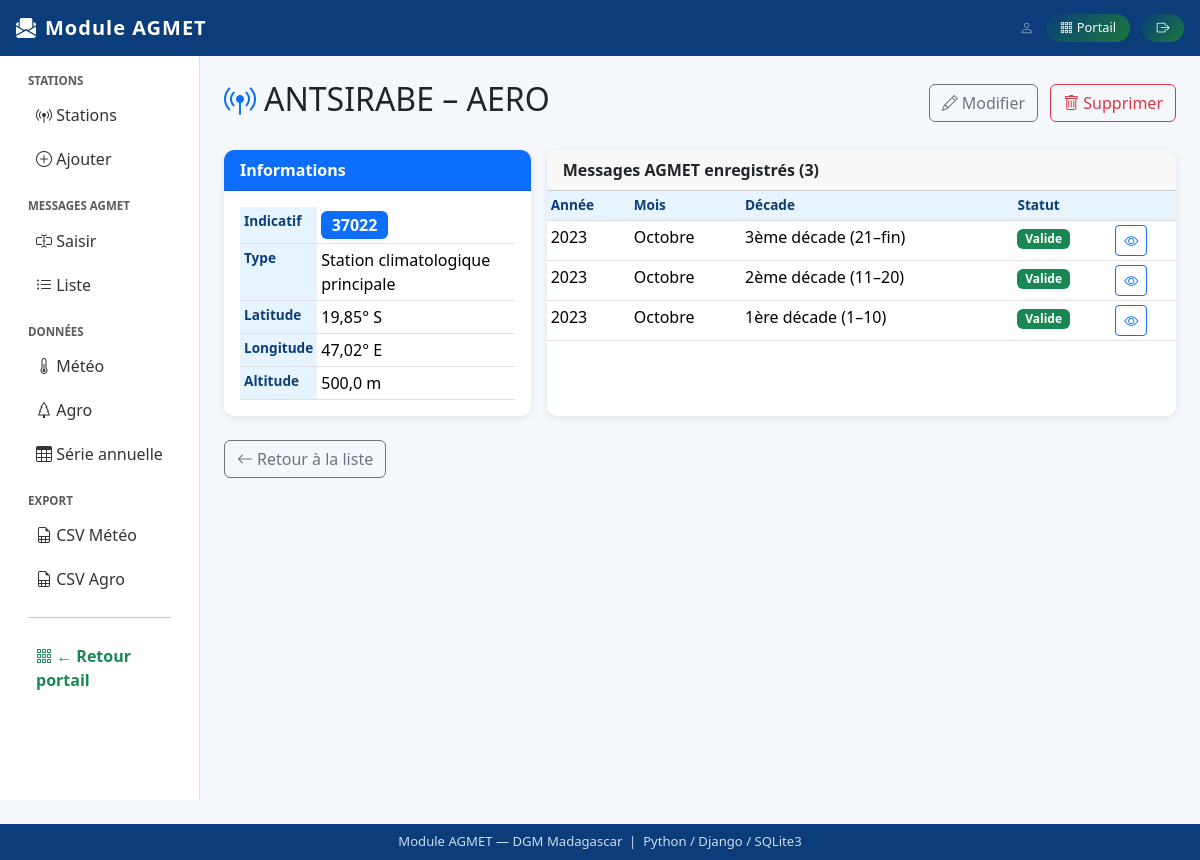
Screenshot of /agmet/stations/6/ with the database file from the repository.
### agmet/models.py (models this page shows, shortened)
class Station(models.Model):
    TYPE_CHOICES = [
        ('1', 'Station synoptique (OMM)'),
        ('2', 'Station agro-météorologique'),
        ('3', 'Station climatologique principale'),
        ('4', 'Station climatologique ordinaire'),
        ('5', 'Poste pluviométrique'),
        ('6', 'Poste pluviométrique et agro-météorologique'),
        ('9', 'Type indéterminé'),
    ]
    identification = models.CharField(
        max_length=5,
        unique=True,
        verbose_name="Indicatif mécanographique",
        help_text="Code unique de 5 chiffres (ex: 32155)"
    )
    nom = models.CharField(max_length=100, verbose_name="Nom de la station")
    type_station = models.CharField(
        max_length=1,
        choices=TYPE_CHOICES,
        default='2',
        verbose_name="Type de station"
    )
    longitude = models.FloatField(verbose_name="Longitude (°E)")
    latitude = models.FloatField(verbose_name="Latitude (°S, valeur positive)")
    altitude = models.FloatField(null=True, blank=True, verbose_name="Altitude (m)")
    class Meta:
        verbose_name = "Station"
        verbose_name_plural = "Stations"
        ordering = ['nom']

class Message(models.Model):
    DECADE_CHOICES = [
        ('51', '1ère décade (1–10)'),
        ('52', '2ème décade (11–20)'),
        ('53', '3ème décade (21–fin)'),
    ]
    MOIS_CHOICES = [
        ('01', 'Janvier'), ('02', 'Février'), ('03', 'Mars'),
        ('04', 'Avril'),   ('05', 'Mai'),     ('06', 'Juin'),
        ('07', 'Juillet'), ('08', 'Août'),    ('09', 'Septembre'),
        ('10', 'Octobre'), ('11', 'Novembre'),('12', 'Décembre'),
    ]
    station = models.ForeignKey(
        Station, on_delete=models.CASCADE,
        related_name='messages', null=True, blank=True
    )
    identification = models.CharField(
        max_length=5, verbose_name="Indicatif mécanographique"
    )
    nom = models.CharField(
        max_length=100, blank=True, verbose_name="Nom de la station"
    )
    longitude = models.FloatField(null=True, blank=True)
    latitude  = models.FloatField(null=True, blank=True)
    altitude  = models.FloatField(null=True, blank=True)
    annee     = models.IntegerField(verbose_name="Année")
    mois      = models.CharField(max_length=2, choices=MOIS_CHOICES, verbose_name="Mois")
    decade    = models.CharField(max_length=2, choices=DECADE_CHOICES, verbose_name="Décade")
    message_brut = models.TextField(verbose_name="Message AGMET brut")
    date_saisie  = models.DateTimeField(auto_now_add=True)
    valide       = models.BooleanField(default=False, verbose_name="Validé (aucune erreur)")
    class Meta:
        verbose_name = "Message AGMET"
        verbose_name_plural = "Messages AGMET"
        ordering = ['-annee', '-mois', '-decade']
        unique_together = ('identification', 'annee', 'mois', 'decade')

### agmet/views.py (the view)
# urls.py: path('stations/<int:pk>/',           views.station_detail,     name='station_detail'),
def station_detail(request, pk):
    station = get_object_or_404(Station, pk=pk)
    messages_station = Message.objects.filter(identification=station.identification).order_by('-annee', '-mois', '-decade')
    return render(request, 'agmet/station_detail.html', {
        'station': station,
        'messages_station': messages_station,
    })

### agmet/templates/agmet/station_detail.html (shortened to what this page needs)
{% extends 'agmet/base.html' %}
{% block content %}
<div class="d-flex justify-content-between align-items-center mb-4">
  <h2><i class="bi bi-broadcast-pin me-2 text-primary"></i>{{ station.nom }}</h2>
  <div>
    <a href="{% url 'station_modifier' station.pk %}" class="btn btn-outline-secondary me-2">
      <i class="bi bi-pencil me-1"></i>Modifier
    </a>
    <a href="{% url 'station_supprimer' station.pk %}" class="btn btn-outline-danger">
      <i class="bi bi-trash me-1"></i>Supprimer
    </a>
  </div>
</div>
<div class="row g-3 mb-4">
  <div class="col-md-4">
    <div class="card h-100">
      <div class="card-header bg-primary text-white">Informations</div>
      <div class="card-body">
        <table class="table table-sm mb-0">
          <tr><th>Indicatif</th><td><span class="badge bg-primary fs-6">{{ station.identification }}</span></td></tr>
          <tr><th>Type</th><td>{{ station.get_type_station_display }}</td></tr>
          <tr><th>Latitude</th><td>{{ station.latitude }}° S</td></tr>
          <tr><th>Longitude</th><td>{{ station.longitude }}° E</td></tr>
          <tr><th>Altitude</th><td>{{ station.altitude|default:"—" }} m</td></tr>
        </table>
      </div>
    </div>
  </div>
  <div class="col-md-8">
    <div class="card h-100">
      <div class="card-header">Messages AGMET enregistrés ({{ messages_station.count }})</div>
      <div class="card-body p-0">
        {% if messages_station %}
        <table class="table table-sm table-hover mb-0">
          <thead><tr><th>Année</th><th>Mois</th><th>Décade</th><th>Statut</th><th></th></tr></thead>
          <tbody>
            {% for msg in messages_station|slice:":10" %}
            <tr>
              <td>{{ msg.annee }}</td>
              <td>{{ msg.get_mois_display }}</td>
              <td>{{ msg.get_decade_display }}</td>
              <td>
                {% if msg.valide %}<span class="badge bg-success">Valide</span>
                {% else %}<span class="badge bg-danger">Erreurs</span>{% endif %}
              </td>
              <td><a href="{% url 'message_detail' msg.pk %}" class="btn btn-sm btn-outline-primary"><i class="bi bi-eye"></i></a></td>
            </tr>
            {% endfor %}
          </tbody>
        </table>
        {% else %}
        <div class="text-center py-4 text-muted">Aucun message pour cette station.</div>
        {% endif %}
      </div>
    </div>
  </div>
</div>
<a href="{% url 'station_liste' %}" class="btn btn-outline-secondary">
  <i class="bi bi-arrow-left me-1"></i>Retour à la liste
</a>
{% endblock %}

### agmet/templates/agmet/base.html (style rules this page uses)
:root { --dgm-bleu:#0a3d7a; --dgm-ciel:#e8f4fd; }
body { background:#f4f7fb; font-family:'Segoe UI',sans-serif; }
.card { border:none; box-shadow:0 2px 8px rgba(0,0,0,.08); border-radius:10px; }
.card-header { border-radius:10px 10px 0 0 !important; font-weight:600; }
.table th { background:var(--dgm-ciel); color:var(--dgm-bleu); font-size:.85rem; }

### rows the page displays
Station: nom "ANTSIRABE – AERO", identification "37022", type_station "Station climatologique principale", latitude "19,85", longitude "47,02", altitude "500,0"
Message: annee "2023", mois "Octobre", decade "3ème décade (21–fin)", valide "Valide"
Message: annee "2023", mois "Octobre", decade "2ème décade (11–20)", valide "Valide"
Message: annee "2023", mois "Octobre", decade "1ère décade (1–10)", valide "Valide"

### other values shown
{{ messages_station.count }} "3"
